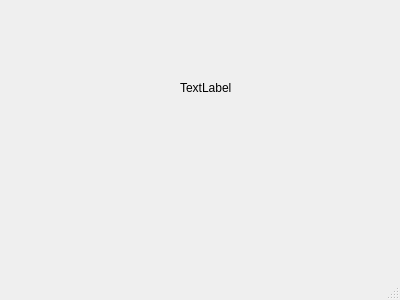
<?xml version="1.0" encoding="UTF-8"?>
<ui version="4.0">
 <class>LanguageTest</class>
 <widget class="QMainWindow" name="LanguageTest">
  <property name="geometry">
   <rect>
    <x>0</x>
    <y>0</y>
    <width>400</width>
    <height>300</height>
   </rect>
  </property>
  <property name="windowTitle">
   <string>LanguageTest</string>
  </property>
  <widget class="QWidget" name="centralwidget">
   <widget class="QLabel" name="label">
    <property name="geometry">
     <rect>
      <x>180</x>
      <y>80</y>
      <width>53</width>
      <height>15</height>
     </rect>
    </property>
    <property name="text">
     <string>TextLabel</string>
    </property>
   </widget>
  </widget>
  <widget class="QMenuBar" name="menubar">
   <property name="geometry">
    <rect>
     <x>0</x>
     <y>0</y>
     <width>400</width>
     <height>33</height>
    </rect>
   </property>
  </widget>
  <widget class="QStatusBar" name="statusbar"/>
 </widget>
 <resources/>
 <connections/>
</ui>
